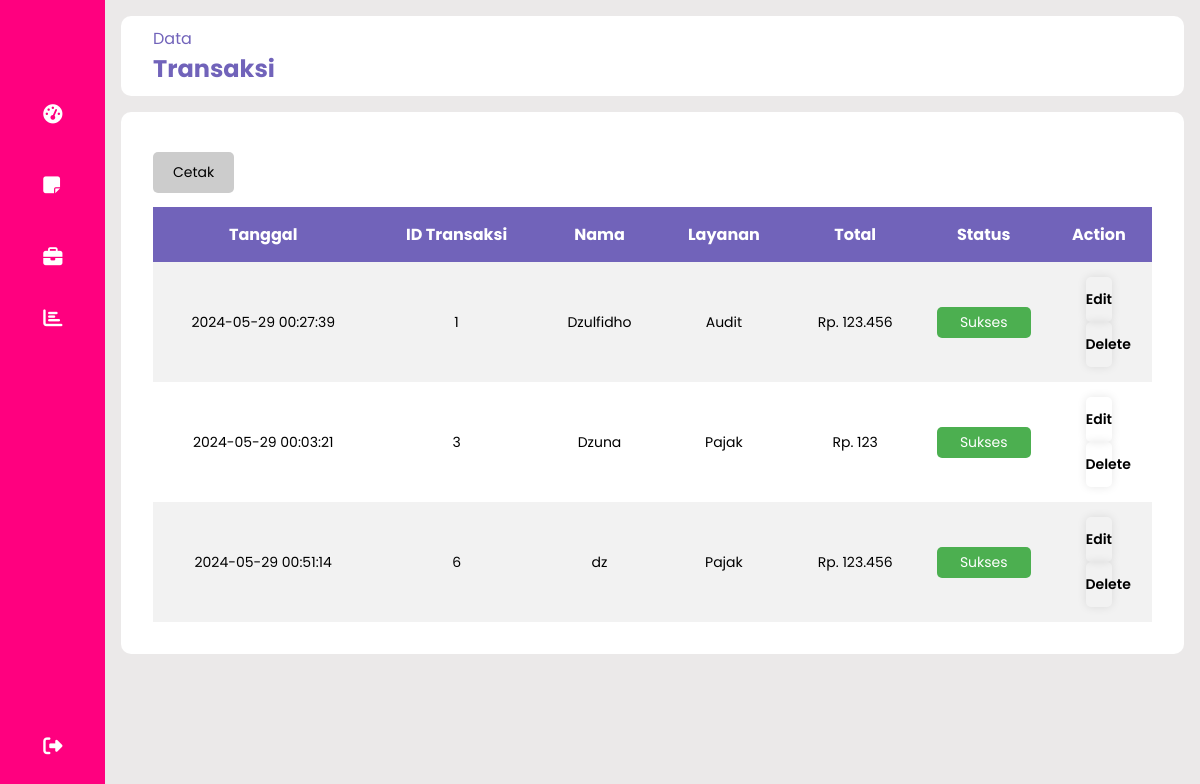
Page /transaksi/transaction.php on the committed database.
### tables this page shows
CREATE TABLE `tb_pengajuan` (
  `id` int NOT NULL,
  `Username` varchar(255) NOT NULL,
  `No_Hp` varchar(20) NOT NULL,
  `Alamat` text NOT NULL,
  `Kategori` varchar(100) NOT NULL,
  `harga` int NOT NULL,
  `tgl_dibuat` datetime DEFAULT CURRENT_TIMESTAMP,
  `tgl_diubah` datetime DEFAULT CURRENT_TIMESTAMP ON UPDATE CURRENT_TIMESTAMP
);

### transaksi/transaction.php (the view, shortened to what this page needs)
<?php
include '../koneksi.php';
$query = "SELECT * FROM tb_pengajuan";
$result = $koneksi->query($query);
?>
<!DOCTYPE html>
<html lang="en">
<head>
    <link rel="stylesheet" href="../css/styledash.css" />
    <link rel="stylesheet" href="https://cdnjs.cloudflare.com/ajax/libs/font-awesome/6.5.1/css/all.min.css"
 />
</head>
<body>
  <div class="sidebar">
      <div class="logo"></div>
      <ul class="menu">
          <li>
              <a href="../dashboard.php">
                  <i class="fas fa-tachometer-alt"></i>
              </a>
          </li>
          <li>
              <a href="../layanan/entry-layanan.php">
                  <i class="fas fa-note-sticky"></i>
              </a>
          </li>
          <li>
              <a href="../layanan/service.php">
                  <i class="fas fa-briefcase"></i>
              </a>
          </li>
          <li>
              <a href="../transaksi/transaction.php">
                  <i class="fas fa-chart-bar"></i>
              </a>
          </li>
          <li class="logout">
              <a href="../client/logout.php">
                  <i class="fas fa-sign-out-alt"></i>
              </a>
          </li>
      </ul>
  </div>
    <div class="main--content">
        <div class="header--wrapper">
            <div class="header--title">
                <span>Data</span>
                <h2>Transaksi</h2>
            </div>
        </div>
        <div class="tabular--wrapper">
            <div class="button-container">
                <a href="../transaksi/cetak_transaksi.php" class="move-button" style="text-decoration: none; display: inline-block; padding: 10px 20px; background-color: #ccc; color: #000; border-radius: 5px;">Cetak</a>
            </div>
            <div class="table-container">
                <table>
                    <thead>
                        <tr>
                            <th>Tanggal</th>
                            <th>ID Transaksi</th>
                            <th>Nama</th>
                            <th>Layanan</th>
                            <th>Total</th>
                            <th>Status</th>
                            <th>Action</th>
                        </tr>
                    </thead>
                    <tbody>
                        <?php
                        if ($result->num_rows > 0) {
                            while ($row = $result->fetch_assoc()) {
                                echo "<tr>";
                                echo "<td>" . $row['tgl_diubah'] . "</td>";
                                echo "<td>" . $row['id'] . "</td>";
                                echo "<td>" . $row['Username'] . "</td>";
                                echo "<td>" . $row['Kategori'] . "</td>";
                                echo "<td>Rp. " . number_format($row['harga'], 0, ',', '.') . "</td>";
                                echo "<td><p class='success'>Sukses</p></td>";
                                echo "<td>";
                                echo "<form action='edit_transaksi.php' method='get'>";
                                echo "<button type='submit' class='btn-edit'>Edit</button>";
                                echo "</form>";
                                echo "<form action='delete_transaksi.php' method='get'>";
                                echo "<button type='submit' class='btn-delete'>Delete</button>";
                                echo "</td>";
                                echo "</tr>";
                            }
                        } else {
                            echo "<tr><td colspan='7'>Tidak ada data transaksi.</td></tr>";
                        }
                        ?>
                    </tbody>
                </table>
            </div>
        </div>
    </div>
</body>
</html>

### css/styledash.css (style rules this page uses)
* { margin: 0; padding: 0; border: none; outline: none; box-sizing: border-box; font-family: "Poppins", sans-serif; }
body { display: flex; }
.sidebar { position: sticky; top: 0; left: 0; bottom: 0; width: 110px; height: 100vh; padding: 0 1.7rem; color: #fff; overflow: hidden; transition: all 0.5s linear; background: rgba(255, 0, 127, 255); }
.logo { height: 80px; padding: 16px; }
.menu { height: 88%; position: relative; list-style: none; padding: 0; }
.menu li { padding: 1rem; margin: 8px 0; border-radius: 8pc; transition: all 0.5s ease-in-out; }
.menu a { color: #fff; font-size: 14px; text-decoration: none; display: flex; align-items: center; gap: 1.5rem; }
.menu a i { font-size: 1.2rem; }
.logout { position: absolute; bottom: 0; left: 0; width: 100%; }
.main--content { position: relative; background: #ebe9e9; width: 100%; padding: 1rem; }
.header--wrapper { display: flex; justify-content: space-between; align-items: center; flex-wrap: wrap; background: #fff; border-radius: 10px; padding: 10px 2rem; margin-bottom: 1rem; }
.header--title { color: rgba(113, 99, 186, 255); }
.success { background-color: #4caf50; color: white; text-align: center; border-radius: 5px; padding: 5px 10px; }
.tabular--wrapper { background: #fff; margin-top: 1rem; border-radius: 10px; padding: 2rem; }
.table-container { width: 100%; }
table { width: 100%; border-collapse: collapse; }
thead { background: rgba(113, 99, 186, 255); color: #fff; }
th { padding: 15px; text-align: center; }
tbody { background: #f2f2f2; }
td { text-align: center; padding: 15px; font-size: 14px; color: 333; }
tr:nth-child(even) { background: #fff; }
.table-container button { color: black; background: none; cursor: pointer; }
.btn-edit, .btn-delete { width: 35%; height: 45px; background: white; border: none; outline: none; border-radius: 5px; box-shadow: 0 0 10px rgba(0, 0, 0, 0.1); cursor: pointer; font-size: 14px; color: #333; font-weight: 600; }
.button-container { display: flex; align-items: center; gap: 10px; }
.move-button { background-color: blue; color: white; border: none; border-radius: 4px; padding: 8px 10px; font-size: 14px; cursor: pointer; transition: background-color 0.3s ease-in-out; margin-bottom: 14px; margin-top: 8px; }

### rows in the picture
tb_pengajuan: tgl_diubah "2024-05-29 00:27:39", id "1", Username "Dzulfidho", Kategori "Audit", harga "123.456"
tb_pengajuan: tgl_diubah "2024-05-29 00:03:21", id "3", Username "Dzuna", Kategori "Pajak", harga "123"
tb_pengajuan: tgl_diubah "2024-05-29 00:51:14", id "6", Username "dz", Kategori "Pajak", harga "123.456"
